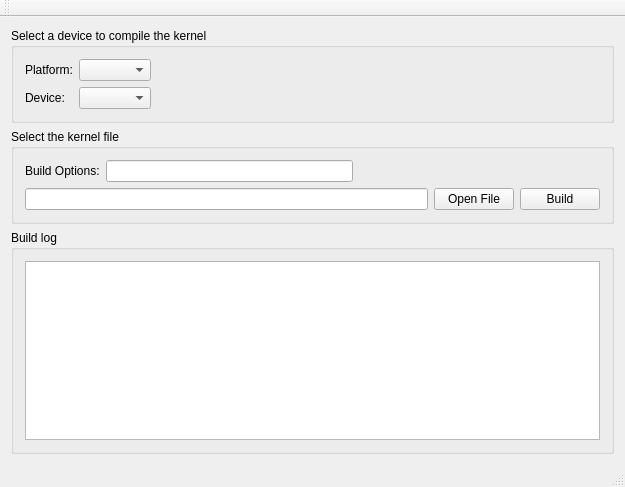
<?xml version="1.0" encoding="UTF-8"?>
<ui version="4.0">
 <class>MainWindow</class>
 <widget class="QMainWindow" name="MainWindow">
  <property name="geometry">
   <rect>
    <x>0</x>
    <y>0</y>
    <width>625</width>
    <height>487</height>
   </rect>
  </property>
  <property name="windowTitle">
   <string>OpenCL Kernel Compiler</string>
  </property>
  <widget class="QWidget" name="centralWidget">
   <layout class="QVBoxLayout" name="verticalLayout_3">
    <item>
     <widget class="QGroupBox" name="groupBox">
      <property name="title">
       <string>Select a device to compile the kernel</string>
      </property>
      <layout class="QVBoxLayout" name="verticalLayout_2">
       <item>
        <layout class="QGridLayout" name="gridLayout">
         <item row="0" column="0">
          <widget class="QLabel" name="label">
           <property name="text">
            <string>Platform:</string>
           </property>
          </widget>
         </item>
         <item row="0" column="1">
          <layout class="QHBoxLayout" name="horizontalLayout_3">
           <item>
            <widget class="QComboBox" name="comboBox_platform"/>
           </item>
           <item>
            <spacer name="horizontalSpacer_2">
             <property name="orientation">
              <enum>Qt::Horizontal</enum>
             </property>
             <property name="sizeHint" stdset="0">
              <size>
               <width>40</width>
               <height>20</height>
              </size>
             </property>
            </spacer>
           </item>
          </layout>
         </item>
         <item row="1" column="0">
          <widget class="QLabel" name="label_2">
           <property name="text">
            <string>Device:</string>
           </property>
          </widget>
         </item>
         <item row="1" column="1">
          <layout class="QHBoxLayout" name="horizontalLayout_2">
           <item>
            <widget class="QComboBox" name="comboBox_device"/>
           </item>
           <item>
            <spacer name="horizontalSpacer_3">
             <property name="orientation">
              <enum>Qt::Horizontal</enum>
             </property>
             <property name="sizeHint" stdset="0">
              <size>
               <width>40</width>
               <height>20</height>
              </size>
             </property>
            </spacer>
           </item>
          </layout>
         </item>
        </layout>
       </item>
      </layout>
     </widget>
    </item>
    <item>
     <widget class="QGroupBox" name="groupBox_2">
      <property name="title">
       <string>Select the kernel file</string>
      </property>
      <layout class="QVBoxLayout" name="verticalLayout">
       <item>
        <layout class="QHBoxLayout" name="horizontalLayout_4">
         <item>
          <widget class="QLabel" name="label_3">
           <property name="text">
            <string>Build Options:</string>
           </property>
          </widget>
         </item>
         <item>
          <widget class="QLineEdit" name="lineEdit_buildOptions"/>
         </item>
         <item>
          <spacer name="horizontalSpacer">
           <property name="orientation">
            <enum>Qt::Horizontal</enum>
           </property>
           <property name="sizeHint" stdset="0">
            <size>
             <width>40</width>
             <height>20</height>
            </size>
           </property>
          </spacer>
         </item>
        </layout>
       </item>
       <item>
        <layout class="QHBoxLayout" name="horizontalLayout">
         <item>
          <widget class="QLineEdit" name="lineEdit_kernelFile"/>
         </item>
         <item>
          <widget class="QPushButton" name="pushButton_openFile">
           <property name="text">
            <string>Open File</string>
           </property>
          </widget>
         </item>
         <item>
          <widget class="QPushButton" name="pushButton_build">
           <property name="text">
            <string>Build</string>
           </property>
          </widget>
         </item>
        </layout>
       </item>
      </layout>
     </widget>
    </item>
    <item>
     <widget class="QGroupBox" name="groupBox_3">
      <property name="title">
       <string>Build log</string>
      </property>
      <layout class="QHBoxLayout" name="horizontalLayout_5">
       <item>
        <widget class="QTextEdit" name="textEdit_buildInfo"/>
       </item>
      </layout>
     </widget>
    </item>
   </layout>
  </widget>
  <widget class="QMenuBar" name="menuBar">
   <property name="geometry">
    <rect>
     <x>0</x>
     <y>0</y>
     <width>625</width>
     <height>26</height>
    </rect>
   </property>
  </widget>
  <widget class="QToolBar" name="mainToolBar">
   <attribute name="toolBarArea">
    <enum>TopToolBarArea</enum>
   </attribute>
   <attribute name="toolBarBreak">
    <bool>false</bool>
   </attribute>
  </widget>
  <widget class="QStatusBar" name="statusBar"/>
 </widget>
 <layoutdefault spacing="6" margin="11"/>
 <resources/>
 <connections/>
</ui>
